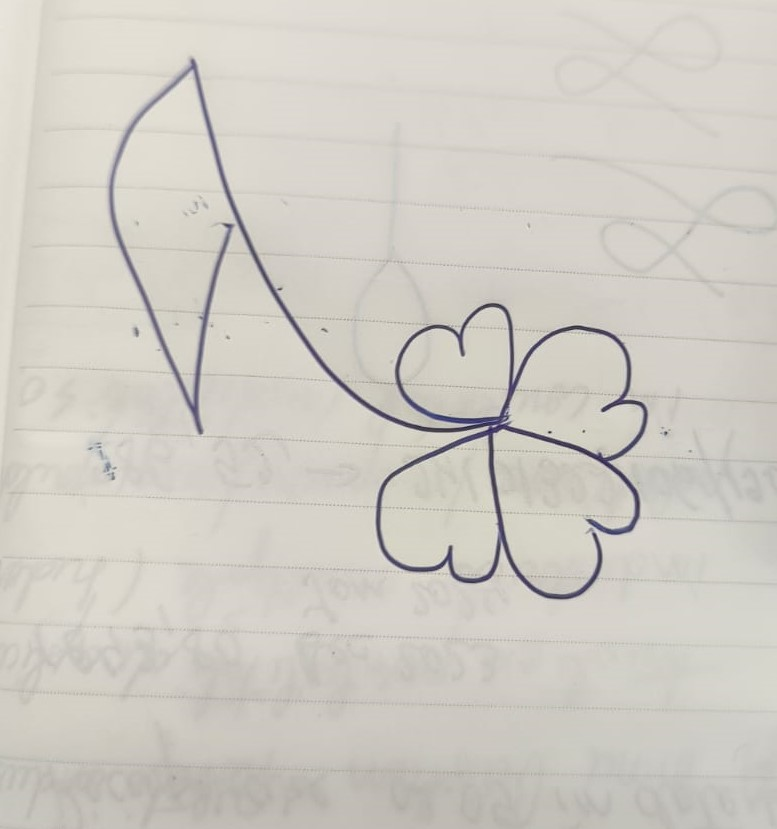
#> input picture test_files/trifoi.jpeg, 777 x 829 px
$ python linii_nebune2.py
#> lines starting #> are read from the running program, lines starting #| are printed output that depends on the picture; after the words box and inside, x2 and y2 are one past the last pixel; in counts of white or black regions, pixels touching at a corner belong together
import cv2

# Citirea imaginii
image = cv2.imread('../test_files/trifoi.jpeg')
#> image is the input picture: shape (829, 777, 3); mean B, G, R 196.4, 204, 207.9

# Convertirea imaginii în gri
gray = cv2.cvtColor(image, cv2.COLOR_BGR2GRAY)

# Binarizarea imaginii
_, binary = cv2.threshold(gray, 200, 255, cv2.THRESH_BINARY_INV)
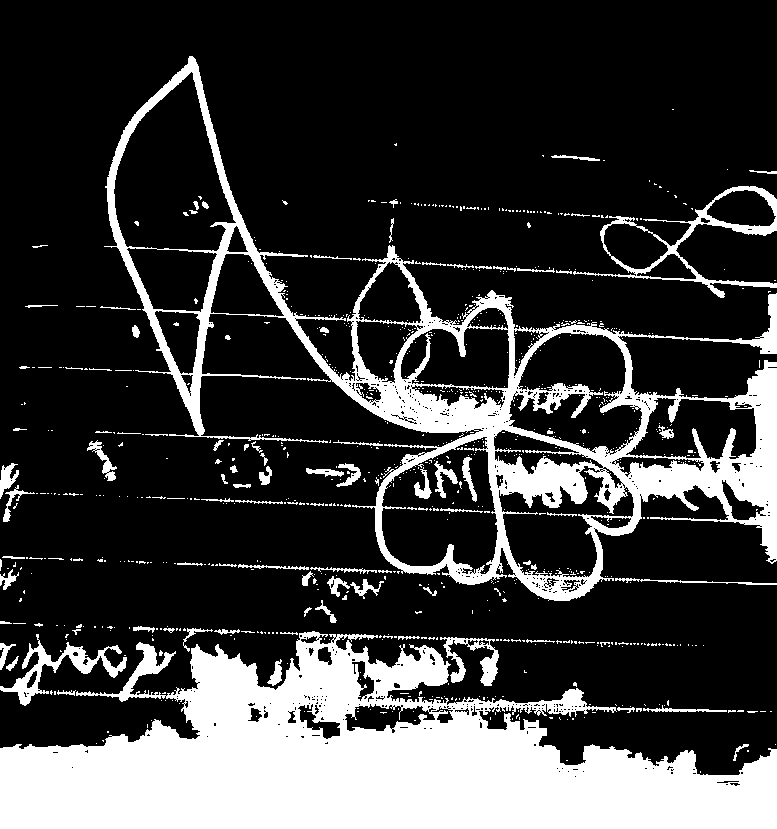
#> binary: shape (829, 777); 23.1% white; 837 white regions (742 under 20 px)

# Găsirea contururilor în imaginea binarizată
contours, _ = cv2.findContours(binary, cv2.RETR_EXTERNAL, cv2.CHAIN_APPROX_SIMPLE)
#> contours = 562 contours, 512 with area under 20; largest, box (x1, y1, x2, y2) and area: (104, 56, 777, 601) 117531, (0, 631, 777, 829) 89012, (573, 186, 777, 298) 6942, (0, 634, 127, 706) 1809, (440, 637, 499, 686) 934

# Inițializarea listei pentru a stoca coordonatele contururilor
contour_coordinates = []

# Iterăm prin toate contururile găsite
for contour in contours:
    # Aproximăm conturul cu o precizie specificată
    epsilon = 0.01 * cv2.arcLength(contour, True)
    approx = cv2.approxPolyDP(contour, epsilon, True)

    # Obținem coordonatele aproximative ale conturului și le adăugăm la lista de coordonate
    for coord in approx:
        x, y = coord[0]
        contour_coordinates.append((x, y))
#> this loop made 562 passes
#> (epsilon, approx) on passes 1 to 3: (0.02, [[700, 771], [700, 772]]), (0.02, [[566, 760], [567, 760]]), (0.04, [[747, 750], [747, 751], [748, 751], [748, 750]])
#> after the loop, contour_coordinates = 2813 pairs, first value 0 to 776, second value 59 to 828

# Afisăm coordonatele conturului
# print("Coordonatele conturului:")
# for coord in contour_coordinates:
#     print(coord)

# obtinem linii din coordonatele conturului
lines = []
for i in range(len(contour_coordinates) - 1):
    x1, y1 = contour_coordinates[i]
    x2, y2 = contour_coordinates[i + 1]
    lines.append([[x1, y1, x2, y2]])
#> this loop made 2812 passes
#> (x1, y1, x2, y2) on passes 1 to 3: (700, 771, 700, 772), (700, 772, 566, 760), (566, 760, 567, 760)
#> after the loop, lines = 2812 items

print("Linii:", len(lines))
#| Linii: 2812
for line in lines:
    print(line)
#> this loop made 2812 passes
#| [[700, 771, 700, 772]]
#| [[700, 772, 566, 760]]
#| [[566, 760, 567, 760]]
#| [[567, 760, 747, 750]]
#| [[747, 750, 747, 751]]
#| [[747, 751, 748, 751]]
#| [[748, 751, 748, 750]]
#| [[748, 750, 775, 744]]
#> (further printed lines are left out)


# =================================[ROBOT MOVEMENT]==========================

import os
import sys

WRITE_HEIGHT = 15 # drawing level
SAFE_HEIGHT = 20 # used to retreat after drawing a line
MAGIC_NUMBER = 0.3 # used as a scale factor
OFFSET = 40
sys.path.append(os.path.join(os.path.dirname(__file__), '../../..'))

from xarm.wrapper import XArmAPI

# CONFIG ROBOT AND IP

if len(sys.argv) >= 2:
    ip = sys.argv[1]
else:
    try:
        from configparser import ConfigParser
        parser = ConfigParser()
        parser.read('../robot.conf')
        ip = parser.get('xArm', 'ip')
    except:
        # ip = input('Please input the xArm ip address:')
        ip = '192.168.1.160'
        if not ip:
            print('input error, exit')
            sys.exit(1)

# RESET, ACTIVATE ROBOT AND SET PARAMETERS

#> (the run stopped early here; a loop or call above may not have finished)
